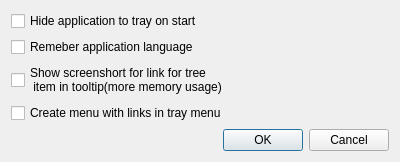
<?xml version="1.0" encoding="UTF-8"?>
<ui version="4.0">
 <class>Settings</class>
 <widget class="QDialog" name="Settings">
  <property name="geometry">
   <rect>
    <x>0</x>
    <y>0</y>
    <width>400</width>
    <height>155</height>
   </rect>
  </property>
  <property name="windowTitle">
   <string>Dialog</string>
  </property>
  <layout class="QGridLayout" name="gridLayout">
   <item row="1" column="0">
    <widget class="QCheckBox" name="saveChoosenLang">
     <property name="text">
      <string>Remeber application language </string>
     </property>
    </widget>
   </item>
   <item row="4" column="0">
    <widget class="QDialogButtonBox" name="buttonBox">
     <property name="orientation">
      <enum>Qt::Horizontal</enum>
     </property>
     <property name="standardButtons">
      <set>QDialogButtonBox::Cancel|QDialogButtonBox::Ok</set>
     </property>
    </widget>
   </item>
   <item row="0" column="0">
    <widget class="QCheckBox" name="hideOnStart">
     <property name="text">
      <string>Hide application to tray on start</string>
     </property>
    </widget>
   </item>
   <item row="2" column="0">
    <widget class="QCheckBox" name="screenshortInToolTip">
     <property name="text">
      <string>Show screenshort for link for tree
 item in tooltip(more memory usage)</string>
     </property>
    </widget>
   </item>
   <item row="3" column="0">
    <widget class="QCheckBox" name="linksMenuInTray">
     <property name="text">
      <string>Create menu with links in tray menu</string>
     </property>
    </widget>
   </item>
  </layout>
 </widget>
 <resources/>
 <connections>
  <connection>
   <sender>buttonBox</sender>
   <signal>accepted()</signal>
   <receiver>Settings</receiver>
   <slot>accept()</slot>
   <hints>
    <hint type="sourcelabel">
     <x>248</x>
     <y>254</y>
    </hint>
    <hint type="destinationlabel">
     <x>157</x>
     <y>274</y>
    </hint>
   </hints>
  </connection>
  <connection>
   <sender>buttonBox</sender>
   <signal>rejected()</signal>
   <receiver>Settings</receiver>
   <slot>reject()</slot>
   <hints>
    <hint type="sourcelabel">
     <x>316</x>
     <y>260</y>
    </hint>
    <hint type="destinationlabel">
     <x>286</x>
     <y>274</y>
    </hint>
   </hints>
  </connection>
 </connections>
</ui>
